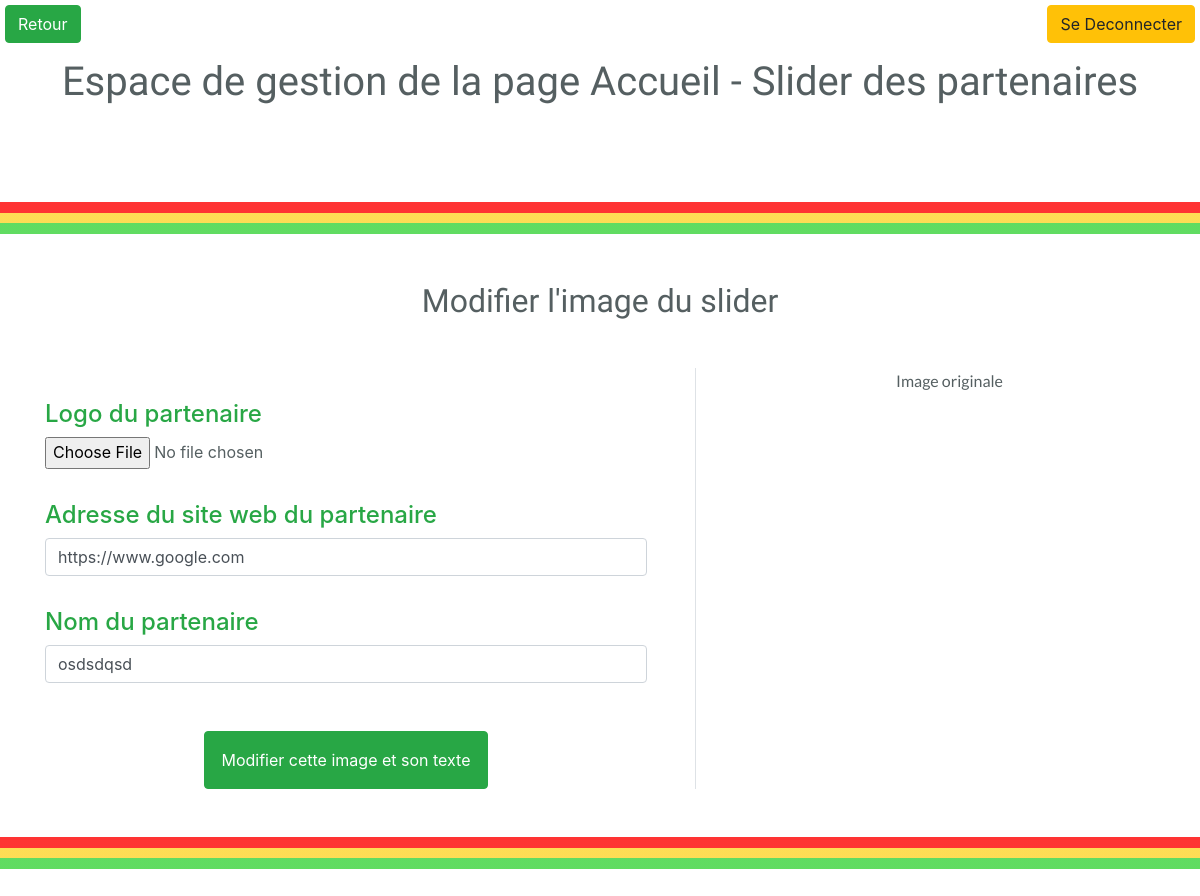
The app's page /admin/accueil/partenaires_slider_modif.php (signed in), older data.
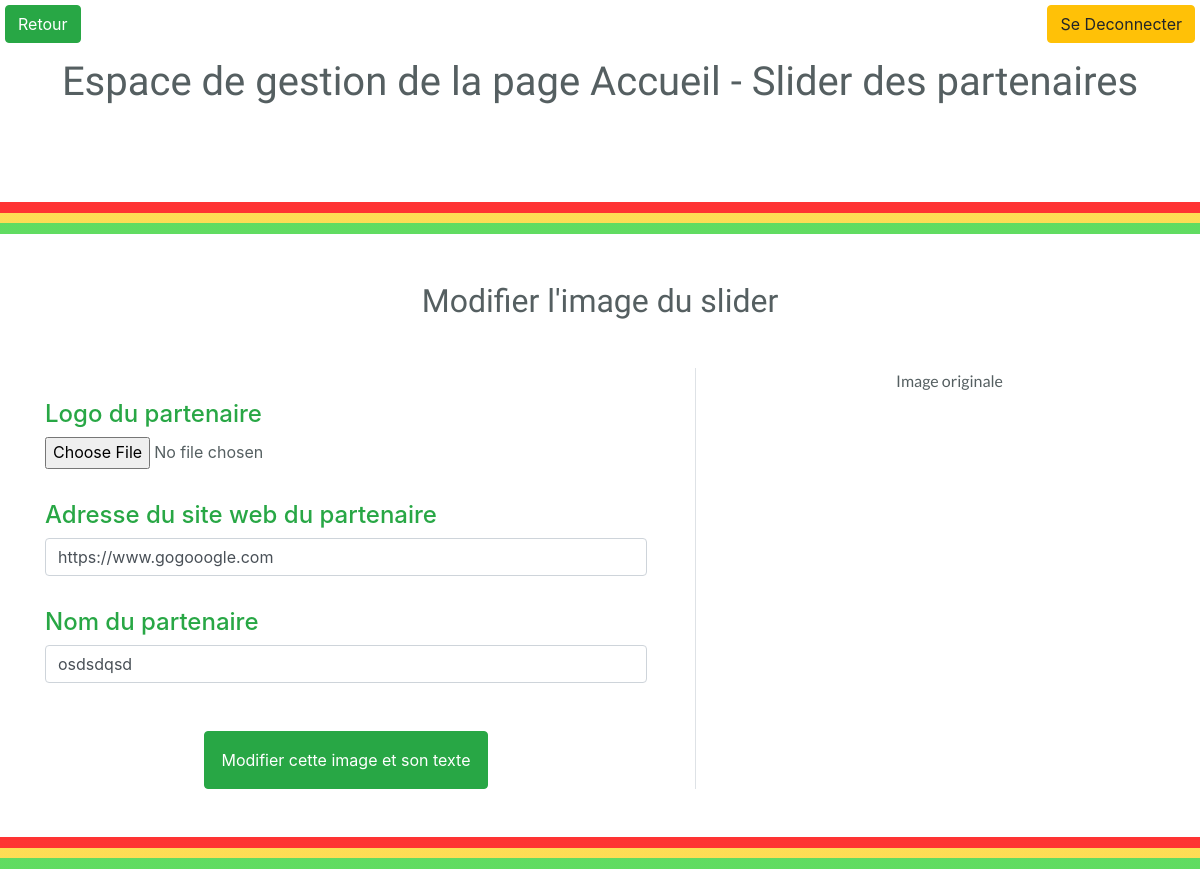
The same page, newer data.
### tables this page shows
CREATE TABLE IF NOT EXISTS `wb_partenaires` (
  `id_partenaire` int(11) NOT NULL AUTO_INCREMENT,
  `nom_partenaire` varchar(255) NOT NULL,
  `img_partenaire` varchar(255) NOT NULL,
  `site_partenaire` varchar(255) DEFAULT NULL,
  PRIMARY KEY (`id_partenaire`)
);

### admin/accueil/partenaires_slider_modif.php (the view, shortened to what this page needs)
<?php
if ($_SESSION['admin'] === "administrateur" and !empty($_SESSION['login'])){
require '../config/db.php';
$req_partenaires=$db->query("SELECT * FROM wb_partenaires ORDER BY id_partenaire");
	$partenaires=$req_partenaires->fetch();
}
?>
<!DOCTYPE html>
<html lang="fr">
<head>
    <?php
    require_once '../includes/css-head.php';
    ?>
</head>
<body>
      <?php
        require_once '../includes/function.php';
       ?>
    <div class="w-100 hr-guinea-flag my-5" style="height:2em"></div>
   <div class="container">
                <h2 class="text-center my-5">Modifier l'image du slider  </h2>
                    <div class="row">
                   <div class="col-7 pr-5">
                   <form action="<?php echo $_SERVER['PHP_SELF']; ?>" method="post" enctype="multipart/form-data" class="upload-form">
                    <div class="form-group">
                        <label for="image" class="h4 text-success">Logo du partenaire</label>
                        <input type="file" name="image" class="form-control-file input-file" id="image" data-max-size="1048576">
                    </div>
                    <div class="form-group mt-4">
                        <label for="site" class="h4 text-success"> Adresse du site web du partenaire</label>
                        <input type="text" name="site" class="form-control" id="site" value="<?= $partenaires["site_partenaire"] ?>" required>
                    </div>
                       <div class="form-group mt-4">
                        <label for="titre" class="h4 text-success"> Nom du partenaire</label>
                        <input type="text" name="nom" class="form-control" id="titre" value="<?= $partenaires["nom_partenaire"] ?>" required>
                    </div>
                    <div class="control text-center mt-5">
                        <button type="submit" class="btn btn-success p-3">Modifier cette image et son texte</button>
                    </div>
                    </form>
                    </div>
                    <div class="col-5 border-left pl-5 text-center">
                         <p class="">Image originale</p>
                    </div>
                    </div>
            </div>
    <div class="w-100 hr-guinea-flag my-5" style="height:2em"></div>
    </body>
    </html>

Row changes from the older to the newer data that the page shows:
changed wb_partenaires "osdsdqsd": site "https://www.google.com" → "https://www.gogooogle.com"
